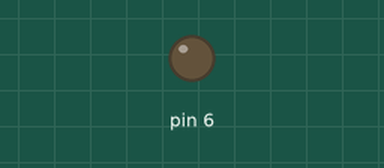
Recording of a sketch running on a simulated Arduino Uno, built with avr-gcc and run on an emulated ATmega328P. On the bench: output pins drawn as LEDs (lit = HIGH).

Above: at 0.05 s.
At 9.45 s:
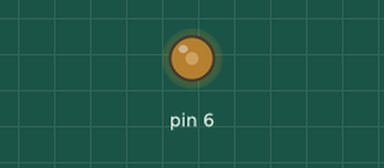
At 19.95 s:
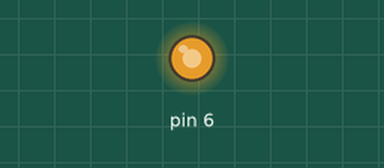
At 39.85 s:
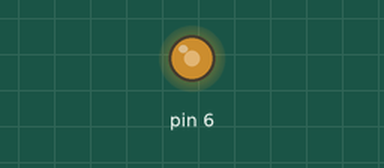
Timing chart, 0 to 40.0 s (numbered marks = the images above):
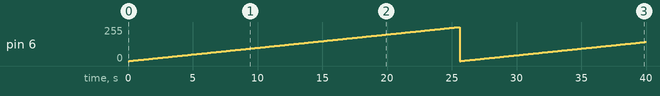

The sketch:

CODE-4_analog.ino
```cpp
void setup() {
  // put your setup code here, to run once:
 pinMode(6,OUTPUT);
}

void loop() {
  // put your main code here, to run repeatedly:
  for(int i=0;i<256;i++)
  {
     analogWrite(6,i);
     delay(100);

  }
}
```

Measured:
- by itself, pin 6: 0/255 → 1/255 at 0.10 s, → 2/255 0.10 s later, → 3/255 0.10 s later, → 4/255 0.10 s later, … (399 changes in this stretch)
